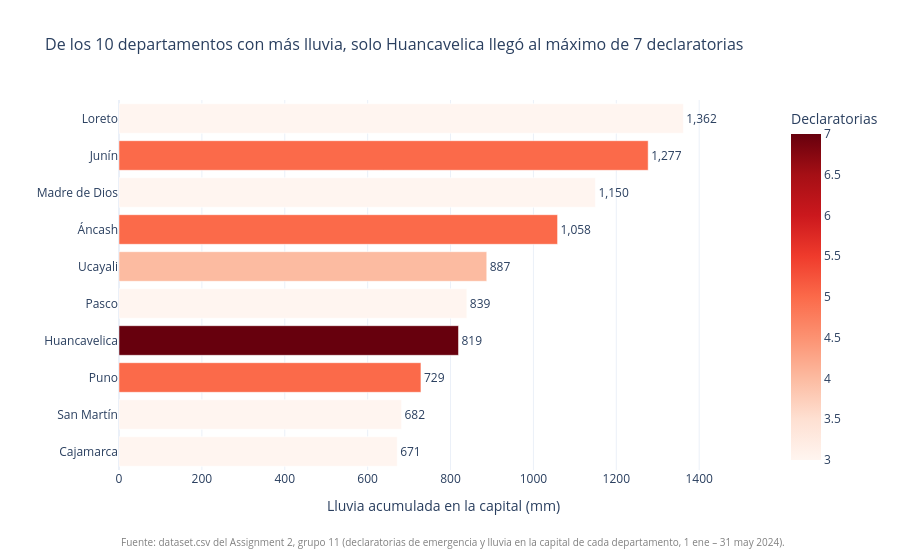

Notebook source saved alongside this figure:
### Markdown cell above
### Gráfico 1b · Barras horizontales: los 10 departamentos con más lluvia

Barras **horizontales** (`orientation="h"`), como en la clase: los nombres se leen sin girar la cabeza.
El color indica cuántas declaratorias tuvo cada uno, así vemos si "más lluvia" coincide con "más declaratorias".

### Code cell
# nlargest(10, ...) toma los 10 departamentos con MÁS lluvia.
# Luego los ordenamos de menor a mayor para que, en barras horizontales, el más lluvioso quede arriba.
dep_lluvia = dataset.nlargest(10, "lluvia_total_mm").sort_values("lluvia_total_mm")

fig = px.bar(
    dep_lluvia,
    x="lluvia_total_mm", y="departamento",
    orientation="h",                           # barras horizontales
    text_auto=",.0f",                          # valor con separador de miles y sin decimales (1,362)
    color="declaratorias", color_continuous_scale="reds",
    title="De los 10 departamentos con más lluvia, solo Huancavelica llegó al máximo de 7 declaratorias",
    labels={"lluvia_total_mm": "Lluvia acumulada en la capital (mm)",
            "departamento": "",                # el nombre del eje sobra: ya se leen los departamentos
            "declaratorias": "Declaratorias"},
)
fig.update_traces(textposition="outside", cliponaxis=False)
# Ampliamos el eje X un 15 % para que el número de la barra más larga no se salga del cuadro
fig.update_xaxes(range=[0, dep_lluvia["lluvia_total_mm"].max() * 1.15])
fig.update_layout(template="plotly_white", title_font_size=16, margin=dict(b=90))
fig.add_annotation(text=FUENTE, xref="paper", yref="paper", x=0, y=-0.22,
                   showarrow=False, font=dict(size=10, color="gray"), xanchor="left")
fig.show()

### Figure 1 — Plotly figure (JSON) as saved in the notebook; plotly's stock layout.template omitted (floating-point values rounded to 4 significant figures)
{"data": [{"cliponaxis": false, "hovertemplate": "Lluvia acumulada en la capital (mm)=%{x}<br>=%{y}<br>Declaratorias=%{marker.color}<extra></extra>", "legendgroup": "", "marker": {"color": [3, 3, 5, 7, 3, 4, 5, 3, 5, 3], "coloraxis": "coloraxis", "pattern": {"shape": ""}}, "name": "", "orientation": "h", "showlegend": false, "textposition": "outside", "texttemplate": "%{x:,.0f}", "type": "bar", "x": [671.2, 681.7, 728.6, 819.2, 839.3, 887.4, 1058.0, 1150.0, 1277.0, 1362.0], "xaxis": "x", "y": ["Cajamarca", "San Martín", "Puno", "Huancavelica", "Pasco", "Ucayali", "Áncash", "Madre de Dios", "Junín", "Loreto"], "yaxis": "y"}], "layout": {"annotations": [{"font": {"color": "gray", "size": 10}, "showarrow": false, "text": "Fuente: dataset.csv del Assignment 2, grupo 11 (declaratorias de emergencia y lluvia en la capital de cada departamento, 1 ene – 31 may 2024).", "x": 0, "xanchor": "left", "xref": "paper", "y": -0.22, "yref": "paper"}], "barmode": "relative", "coloraxis": {"colorbar": {"title": {"text": "Declaratorias"}}, "colorscale": [[0, "rgb(255,245,240)"], [0.125, "rgb(254,224,210)"], [0.25, "rgb(252,187,161)"], [0.375, "rgb(252,146,114)"], [0.5, "rgb(251,106,74)"], [0.625, "rgb(239,59,44)"], [0.75, "rgb(203,24,29)"], [0.875, "rgb(165,15,21)"], [1, "rgb(103,0,13)"]]}, "legend": {"tracegroupgap": 0}, "margin": {"b": 90}, "title": {"font": {"size": 16}, "text": "De los 10 departamentos con más lluvia, solo Huancavelica llegó al máximo de 7 declaratorias"}, "xaxis": {"anchor": "y", "domain": [0, 1], "range": [0, 1566.0], "title": {"text": "Lluvia acumulada en la capital (mm)"}}, "yaxis": {"anchor": "x", "domain": [0, 1], "title": {"text": ""}}}}
